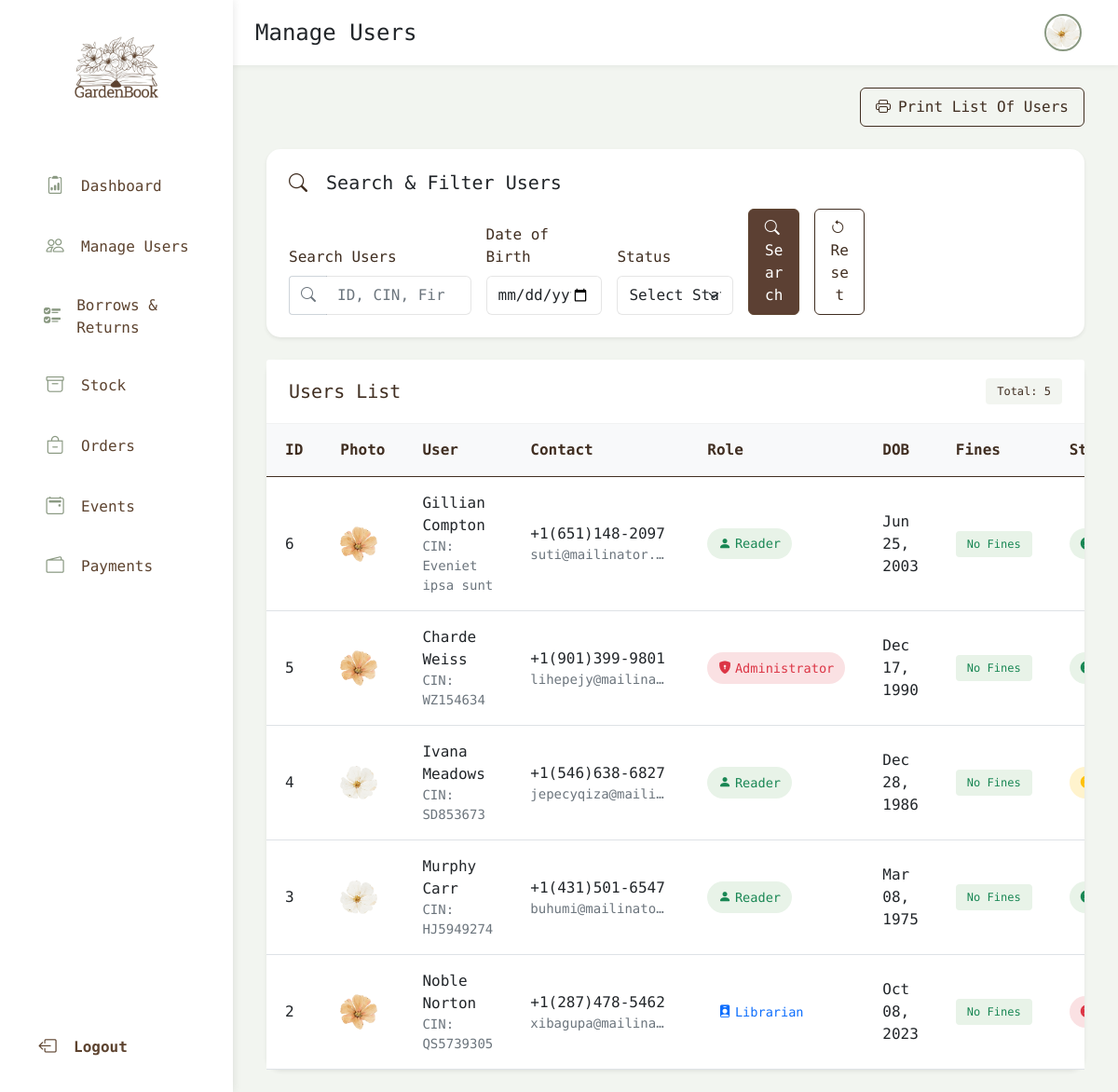
Screenshot of /manage-users (signed in) with the database file from the repository.
### theApp/models.py (models this page shows, shortened)
class Person(AbstractUser):
    cin = models.CharField(max_length=20, unique=True, default="")
    profile_pic = models.ImageField(upload_to='profile_pics/', null=True, blank=True, default='profile_pics/profile_pic1.png')
    first_name = models.CharField(max_length=50)
    last_name = models.CharField(max_length=50)
    role = models.CharField(max_length=20,choices=RoleName.choices, default=RoleName.READER)
    dob = models.DateField(null=True, blank=True)
    phone = models.CharField(max_length=15, null=True, blank=True)
    status = models.CharField(max_length=20, choices=MembershipStatus.choices, default=MembershipStatus.ACTIVE)
    address = models.CharField(max_length=255, null=True, blank=True)
    city = models.CharField(max_length=100, null=True, blank=True)
    postal_code = models.CharField(max_length=20, null=True, blank=True)
    country = models.CharField(max_length=100, null=True, blank=True)
    bio = models.CharField(max_length=300, null=True, blank=True)
    unread_alerts = models.IntegerField(default=0)
    class Meta:
        ordering = ['-date_joined']

### theApp/views.py (the view, shortened to what this page needs)
# urls.py: path('manage-users', views.users, name="manage-users"),
@login_required(login_url='login')
def users(request):
  users = Person.objects.filter(is_superuser=False)
  available_books = Book.objects.filter(
    ~Q(availability=Availability.DELETED),
    ~Q(availability=Availability.BORROWED)
    )
  if request.user.role == 'Librarian':
    users = users.filter(role=RoleName.READER)
  user_fines = {}
  q = request.GET.get('q')
  filters = Q()
  role = request.GET.get('role')
  dob = request.GET.get('dob')
  status = request.GET.get('membershipStatus')
  if role:
    filters &= Q(role__iexact=role)
  if dob:
    filters &= Q(dob=dob)
  if status:
    filters &= Q(status__iexact=status)
  users = users.filter(filters)
  for user in users:
    total_fine = Borrow.objects.filter(borrower=user, is_fine_paid=False).aggregate(total=Sum('fine'))['total'] or 0
    user_fines[user.id] = total_fine
    if total_fine > 0 and user.status != 'Suspended':
      user.status = 'Suspended'
      user.save(update_fields=['status'])
  print(available_books)
  context = {
    'users': users,
    'user_fines': user_fines,
    'available_books': available_books,
    }
  return render(request, 'manageUsers.html', context)

### templates/manageUsers.html (shortened to what this page needs)
{% extends 'baseLibrarian.html' %}
{% load static %}
{% load custom_filters %}
{% block page %}Manage Users{% endblock %}
{% block content %}
<div class="container-fluid">
  <div class="row mb-4">
    <div class="col-12 d-flex justify-content-end gap-2">
      <button class="btn btn-outline-brown" data-bs-toggle="modal" data-bs-target="#print-users-modal">
        <i class="bi bi-printer me-2"></i>Print List Of Users
      </button>
    </div>
  </div>
  <div class="row mb-4">
    <div class="col-12">
      <div class="card rounded-20 shadow-sm">
        <div class="card-body">
          <h5 class="card-title mb-3">
            <i class="bi bi-search me-2 text-brown"></i>
            Search & Filter Users
          </h5>
          <form method="GET" action="{% url 'manage-users' %}" class="row g-3 align-items-end">
            <div class="col-md-3">
              <label for="searchUser" class="form-label">Search Users</label>
              <div class="input-group">
                <span class="input-group-text bg-white border-end-0">
                  <i class="bi bi-search text-muted"></i>
                </span>
                <input type="search" name="q" id="searchUser" class="form-control border-start-0"
                  placeholder="ID, CIN, First name, Last name">
              </div>
            </div>
            <div class="col-md-2">
              <label class="form-label">Date of Birth</label>
              <input type="date" name="dob" class="form-control">
            </div>
            <div class="col-md-2">
              <label class="form-label">Status</label>
              <select class="form-select" name="membershipStatus">
                <option value="">Select Status</option>
              </select>
            </div>
            <div class="col-md-1">
              <button type="submit" class="btn btn-brown w-100">
                <i class="bi bi-search me-1"></i> Search
              </button>
            </div>
            <div class="col-md-1">
              <a href="{% url 'manage-users' %}" class="btn btn-outline-brown w-100">
                <i class="bi bi-arrow-counterclockwise me-1"></i> Reset
              </a>
            </div>
          </form>
        </div>
      </div>
    </div>
  </div>
  <div class="row">
    <div class="col-12">
      <div class="card rounded-20 shadow-sm">
        <div class="card-header bg-white d-flex justify-content-between align-items-center">
          <h5 class="card-title mb-0 text-brown">Users List</h5>
          <span class="badge bg-green-soft text-brown">Total: {{ users|length }}</span>
        </div>
        <div class="card-body p-0">
          <div class="table-responsive">
            <table class="table table-hover align-middle m-0">
              <thead>
                <tr class="bg-light">
                  <th>ID</th>
                  <th>Photo</th>
                  <th>User</th>
                  <th>Contact</th>
                  <th>Role</th>
                  <th>DOB</th>
                  <th>Fines</th>
                  <th>Status</th>
                </tr>
              </thead>
              <tbody class="bg-white">
                {% for user in users %}
                <tr class="clickable-row" data-href="{% url 'profile' user.id %}">
                  <td>{{user.id}}</td>
                  <td>
                    {% if user.profile_pic %}
                    <img src="{{ user.profile_pic.url }}" alt="{{ user.first_name }}" class="rounded-circle" width="40"
                      height="40">
                    {% else %}
                    <img src="{% static 'profile_pic2.png' %}" alt="Default User" class="rounded-circle" width="40"
                      height="40">
                    {% endif %}
                  </td>
                  <td>
                    <div class="d-flex flex-column">
                      <span class="fw-medium">{{user.first_name}} {{user.last_name}}</span>
                      <small class="text-muted">CIN: {{user.cin}}</small>
                    </div>
                  </td>
                  <td>
                    <div class="d-flex flex-column">
                      <span>{{user.phone}}</span>
                      <small class="text-muted text-truncate" style="max-width: 150px;">{{user.email}}</small>
                    </div>
                  </td>
                  <td>
                    <span class="status-indicator
                      {% if user.role == 'Administrator' %}bg-danger-soft text-danger
                      {% elif user.role == 'Librarian' %}bg-primary-soft text-primary
                      {% else %}bg-success-soft text-success{% endif %}">
                      <i class="bi {% if user.role == 'Administrator' %}bi-shield-lock-fill
                        {% elif user.role == 'Librarian' %}bi-person-badge-fill
                        {% else %}bi-person-fill{% endif %}"></i>
                      {{user.role}}
                    </span>
                  </td>
                  <td>{{user.dob|date:"M d, Y"}}</td>
                  <td>
                    {% if user_fines|get_item:user.id > 0 %}
                    <span class="badge bg-warning text-dark">{{ user_fines|get_item:user.id }} MAD</span>
                    {% else %}
                    <span class="badge bg-success-soft text-success">No Fines</span>
                    {% endif %}
                  </td>
                  <td>
                    <span class="status-indicator
                      {% if user.status == 'Active' %}bg-success-soft text-success
                      {% elif user.status == 'Suspended' %}bg-warning-soft text-warning
                      {% else %}bg-danger-soft text-danger{% endif %}">
                      <i class="bi {% if user.status == 'ACTIVE' %}bi-check-circle-fill
                        {% elif user.status == 'SUSPENDED' %}bi-pause-circle-fill
                        {% else %}bi-x-circle-fill{% endif %}"></i>
                    </span>
                  </td>
                </tr>
                {% endfor %}
              </tbody>
            </table>
          </div>
        </div>
      </div>
    </div>
  </div>
</div>
{% endblock %}

### templates/baseLibrarian.html (shortened to what this page needs)
{% load static %}
<!DOCTYPE html>
<html lang="en">
<head>
  <link href="{% static 'assets/dist/css/bootstrap.min.css' %}" rel="stylesheet">
  <link rel="stylesheet" href="{% static 'css/base.css' %}">
</head>
<body>
  <div class="layout-container">
    <aside class="sidebar">
      <div class="sidebar-inner">
        <div class="text-center mb-5">
          <a href="{% url 'dashboard' %}"
            class="d-flex align-items-center justify-content-center text-brown text-decoration-none">
            <img src="{% static 'assets/brand/_logo-nobg.png' %}" class="img-fluid" width="90" height="90" role="img"
              alt="Library Management System">
          </a>
        </div>
        <nav class="sidebar-nav">
          <ul class="list-unstyled ps-2">
            <li class="nav-item mb-3">
              <a href="{% url 'dashboard' %}"
                class="sidebar-link d-flex align-items-center {% if request.path == '/dashboard/' %}active-link{% endif %}">
                <i class="bi bi-clipboard2-data me-3"></i>
                <span>Dashboard</span>
              </a>
            </li>
            <li class="nav-item mb-3">
              <a href="{% url 'manage-users' %}"
                class="sidebar-link d-flex align-items-center {% if request.path == '/manage-users/' %}active-link{% endif %}">
                <i class="bi bi-people me-3"></i>
                <span>Manage Users</span>
              </a>
            </li>
            <li class="nav-item mb-3">
              <a href="{% url 'borrows-returns' %}"
                class="sidebar-link d-flex align-items-center {% if request.path == '/borrows-returns/' %}active-link{% endif %}">
                <i class="bi bi-ui-checks me-3"></i>
                <span>Borrows & Returns</span>
              </a>
            </li>
            <li class="nav-item mb-3">
              <a href="{% url 'stock' %}"
                class="sidebar-link d-flex align-items-center {% if request.path == '/stock/' %}active-link{% endif %}">
                <i class="bi bi-archive me-3"></i>
                <span>Stock</span>
              </a>
            </li>
            <li class="nav-item mb-3">
              <a href="{% url 'orders' %}"
                class="sidebar-link d-flex align-items-center {% if request.path == '/orders/' %}active-link{% endif %}">
                <i class="bi bi-bag-dash me-3"></i>
                <span>Orders</span>
              </a>
            </li>
            <li class="nav-item mb-3">
              <a href="{% url 'manage-event' %}"
                class="sidebar-link d-flex align-items-center {% if request.path == '/manage-event/' %}active-link{% endif %}">
                <i class="bi bi-calendar2-event me-3"></i>
                <span>Events</span>
              </a>
            </li>
            <li class="nav-item mb-3">
              <a href="{% url 'manage-payment' %}"
                class="sidebar-link d-flex align-items-center {% if request.path == '/manage-payment/' %}active-link{% endif %}">
                <i class="bi bi-wallet2 me-3"></i>
                <span>Payments</span>
              </a>
            </li>
          </ul>
        </nav>
        <div class="mt-auto">
          <a href="{% url 'logout' %}" class="logout-link d-flex align-items-center">
            <i class="bi bi-box-arrow-left me-3"></i>
            <span>Logout</span>
          </a>
        </div>
      </div>
    </aside>
    <main class="main-content">
      <div class="main-header">
        <div class="header-title">
          <h4 class="mb-0">{% block page %}Dashboard{% endblock %}</h4>
        </div>
        <div class="profile-img-container">
          <a href="{% url 'dashboard' %}">
            <img
              src="{% if request.user.profile_pic %}{{ request.user.profile_pic.url }}{% else %}{% static 'profile_pic2.png' %}{% endif %}"
              alt="Profile" class="profile-img">
          </a>
        </div>
      </div>
      <div class="content-area">
        {% block content %}
        {% endblock content %}
      </div>
    </main>
  </div>
</body>
</html>

### rows the page displays
Person: profile_pic (picture), id "3", first_name "Murphy", last_name "Carr", cin "HJ5949274", phone "+1(431)501-6547", email "buhumi@mailinato…", role "Reader", dob "Mar 08, 1975", shows "No Fines"
Person: id "6", first_name "Gillian", last_name "Compton", cin "Eveniet ipsa sunt", phone "+1(651)148-2097", email "suti@mailinator.…", role "Reader", dob "Jun 25, 2003", shows "No Fines"
Person: id "5", first_name "Charde", last_name "Weiss", cin "WZ154634", phone "+1(901)399-9801", email "lihepejy@mailina…", role "Administrator", dob "Dec 17, 1990", shows "No Fines"
Person: id "4", profile_pic (picture), first_name "Ivana", last_name "Meadows", cin "SD853673", phone "+1(546)638-6827", email "jepecyqiza@maili…", role "Reader", dob "Dec 28, 1986", shows "No Fines"
Person: id "2", profile_pic (picture), first_name "Noble", last_name "Norton", cin "QS5739305", phone "+1(287)478-5462", email "xibagupa@mailina…", role "Librarian", dob "Oct 08, 2023", shows "No Fines"

### other values shown
{{ users|length }} "5"
